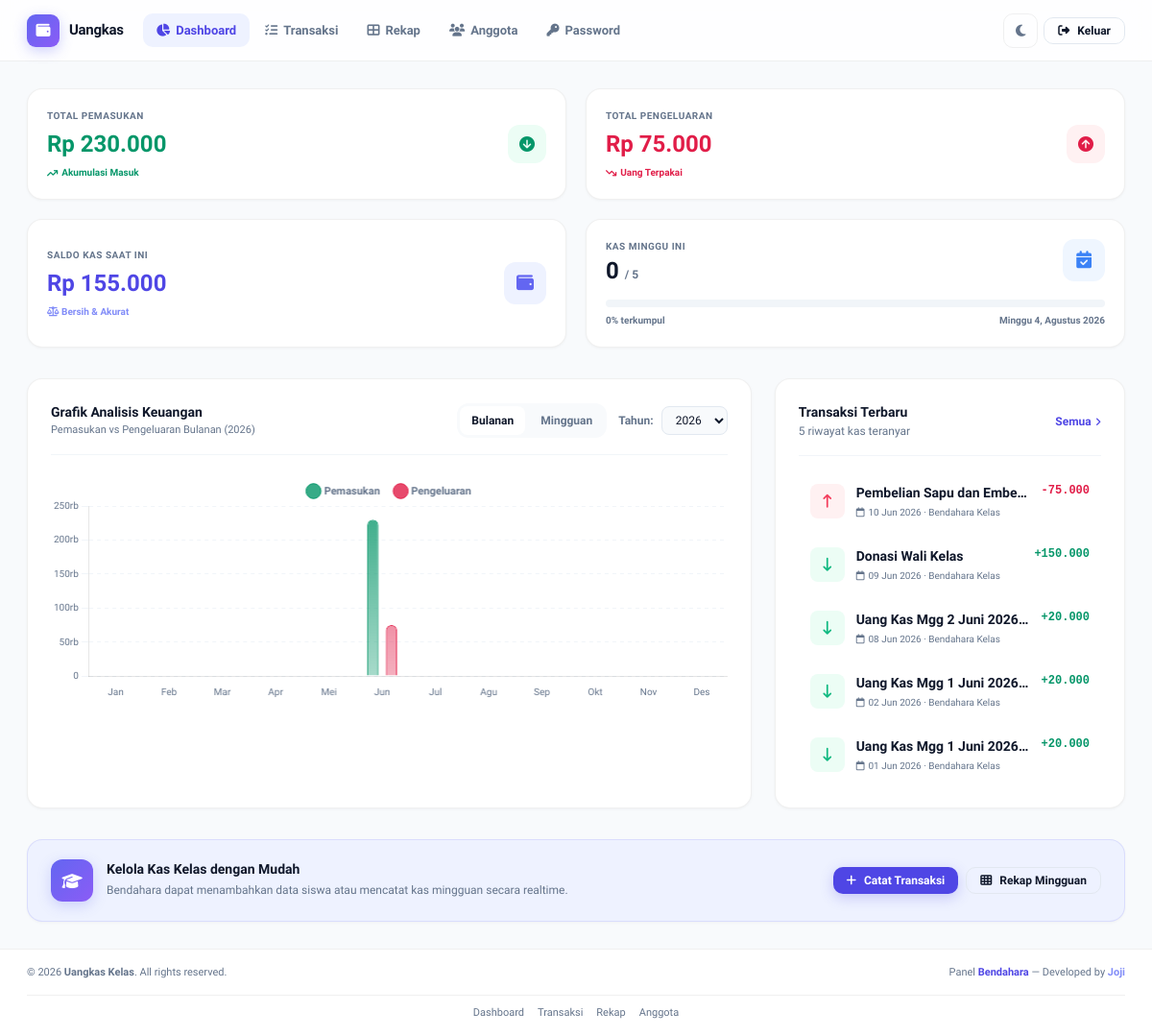
The page /dashboard.php (signed in) on the database as committed earlier.
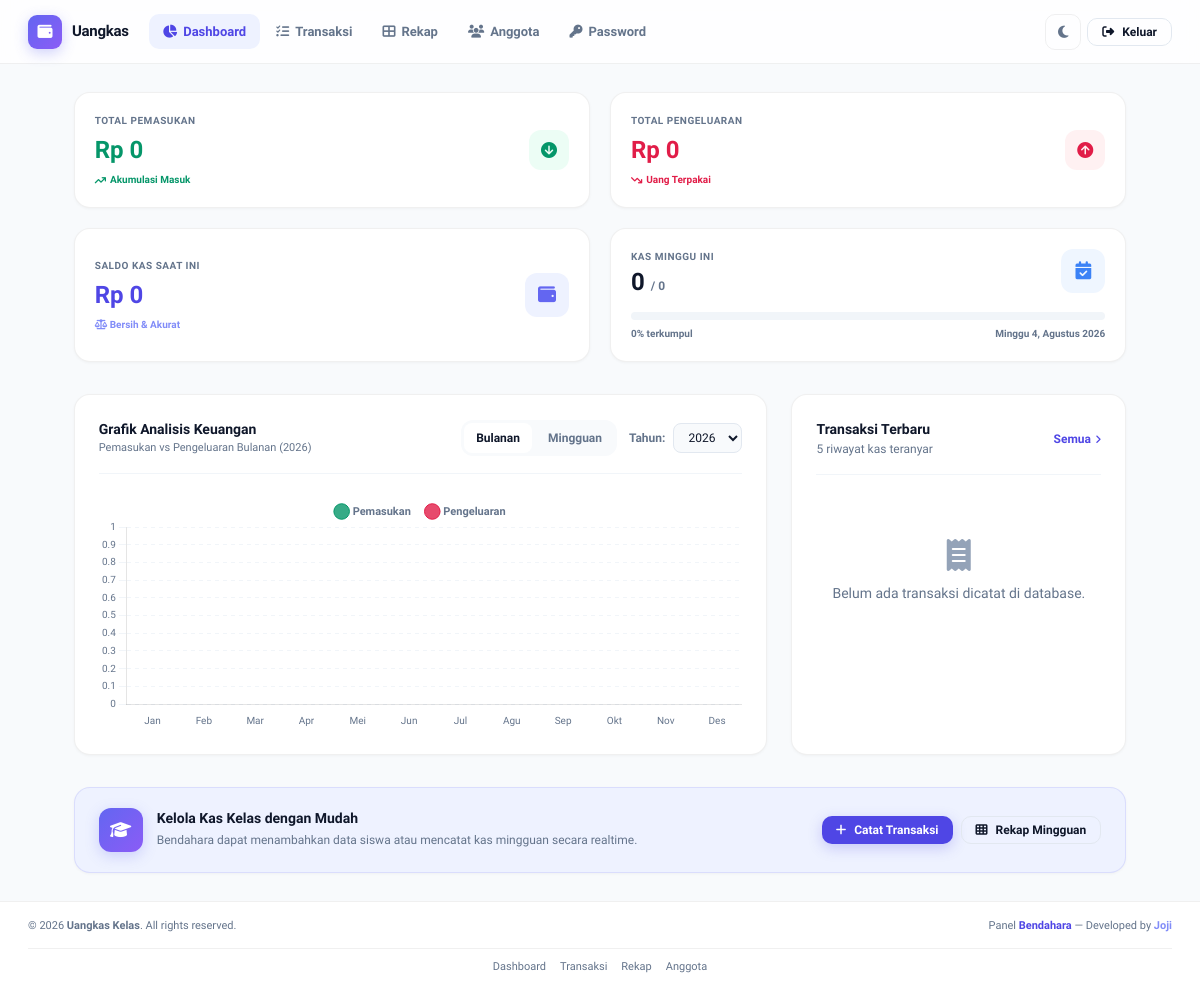
The same page on the database as committed later.
### tables this page shows
CREATE TABLE IF NOT EXISTS `transaksi` (
  `id` INT AUTO_INCREMENT PRIMARY KEY,
  `tanggal` DATE NOT NULL,
  `jenis` ENUM('pemasukan', 'pengeluaran') NOT NULL,
  `jumlah` DECIMAL(15, 2) NOT NULL,
  `keterangan` TEXT NOT NULL,
  `bukti` VARCHAR(255) NULL COMMENT 'Path file foto bukti transaksi',
  `anggota_id` INT NULL,
  `minggu` TINYINT NULL COMMENT 'Nomor minggu 1-5 untuk kas mingguan',
  `bulan` TINYINT NULL COMMENT 'Nomor bulan 1-12',
  `tahun` INT NULL COMMENT 'Tahun transaksi kas',
  `created_by` INT NOT NULL,
  `created_at` TIMESTAMP DEFAULT CURRENT_TIMESTAMP,
  INDEX `idx_transaksi_tanggal` (`tanggal`),
  INDEX `idx_transaksi_kas` (`jenis`, `bulan`, `tahun`, `minggu`),
  CONSTRAINT `fk_transaksi_anggota` FOREIGN KEY (`anggota_id`) REFERENCES `anggota`(`id`) ON DELETE SET NULL,
  CONSTRAINT `fk_transaksi_user` FOREIGN KEY (`created_by`) REFERENCES `users`(`id`) ON DELETE CASCADE
);

CREATE TABLE IF NOT EXISTS `users` (
  `id` INT AUTO_INCREMENT PRIMARY KEY,
  `username` VARCHAR(50) NOT NULL UNIQUE,
  `password` VARCHAR(255) NOT NULL,
  `nama` VARCHAR(100) NOT NULL,
  `role` ENUM('admin') NOT NULL DEFAULT 'admin',
  `created_at` TIMESTAMP DEFAULT CURRENT_TIMESTAMP
);

### config/helpers.php (called while the page is built, shortened)
<?php
if (!function_exists('format_rupiah')) {
    function format_rupiah($angka, $pakai_prefix = true) {
        $nominal = number_format((float)$angka, 0, ',', '.');
        return $pakai_prefix ? 'Rp ' . $nominal : $nominal;
    }
}
if (!function_exists('e')) {
    function e($string) {
        return htmlspecialchars((string)$string, ENT_QUOTES, 'UTF-8');
    }
}
if (!function_exists('get_ringkasan_kas')) {
    function get_ringkasan_kas($pdo) {
        try {
            $stmt = $pdo->query("
                SELECT
                    COALESCE(SUM(CASE WHEN jenis = 'pemasukan' THEN jumlah ELSE 0 END), 0) AS total_pemasukan,
                    COALESCE(SUM(CASE WHEN jenis = 'pengeluaran' THEN jumlah ELSE 0 END), 0) AS total_pengeluaran
                FROM transaksi
            ");
            $row = $stmt->fetch();
            $pemasukan = (float)($row['total_pemasukan'] ?? 0);
            $pengeluaran = (float)($row['total_pengeluaran'] ?? 0);
            $saldo = $pemasukan - $pengeluaran;
            $stmt_m = $pdo->query("SELECT COUNT(*) AS total FROM anggota");
            $total_anggota = (int)($stmt_m->fetch()['total'] ?? 0);
            return [
                'pemasukan'     => $pemasukan,
                'pengeluaran'   => $pengeluaran,
                'saldo'         => $saldo,
                'total_anggota' => $total_anggota
            ];
        } catch (PDOException $e) {
            return [
                'pemasukan'     => 0,
                'pengeluaran'   => 0,
                'saldo'         => 0,
                'total_anggota' => 0
            ];
        }
    }
}

### dashboard.php (the view, shortened to what the changed rows need)
<?php
require_once 'config/database.php';
require_once 'includes/header.php';
$current_w = (int)ceil(date('j') / 7);
$current_m = (int)date('n');
$current_y = (int)date('Y');
$ringkasan = get_ringkasan_kas($pdo);
$total_pemasukan = $ringkasan['pemasukan'];
$total_pengeluaran = $ringkasan['pengeluaran'];
$saldo_kas = $ringkasan['saldo'];
$total_anggota = $ringkasan['total_anggota'];
try {
    $stmt_paid_week = $pdo->prepare("
        SELECT COUNT(DISTINCT anggota_id)
        FROM transaksi
        WHERE jenis = 'pemasukan'
          AND anggota_id IS NOT NULL
          AND minggu = ?
          AND bulan = ?
          AND tahun = ?
    ");
    $stmt_paid_week->execute([$current_w, $current_m, $current_y]);
    $siswa_lunas_minggu_ini = (int)($stmt_paid_week->fetchColumn() ?? 0);
    $stmt_recent = $pdo->query("
        SELECT t.*, a.nama AS nama_anggota, u.nama AS nama_petugas
        FROM transaksi t
        LEFT JOIN anggota a ON t.anggota_id = a.id
        LEFT JOIN users u ON t.created_by = u.id
        ORDER BY t.tanggal DESC, t.id DESC
        LIMIT 5
    ");
    $recent_transactions = $stmt_recent->fetchAll();
} catch (PDOException $e) {
    echo "<div class='alert alert-error'>Terjadi kesalahan query database: " . e($e->getMessage()) . "</div>";
    $recent_transactions = [];
}
?>
<div class="grid grid-cols-1 sm:grid-cols-2 xl:grid-cols-4 gap-4 md:gap-5 mb-6 md:mb-8">
    <div class="card p-4 md:p-5 flex items-center justify-between card-hover">
        <div class="space-y-1 min-w-0">
            <span style="font-size:10px;font-weight:bold;color:var(--text-muted);text-transform:uppercase;letter-spacing:0.5px;display:block">Total Pemasukan</span>
            <h3 style="font-size:1.5rem;font-weight:bold;white-space:nowrap;overflow:hidden;text-overflow:ellipsis;color:var(--income)">
                <?= format_rupiah($total_pemasukan) ?>
            </h3>
            <span style="font-size:10px;color:var(--income);font-weight:600;display:flex;align-items:center;gap:4px">
                <i class="fa-solid fa-arrow-trend-up"></i> Akumulasi Masuk
            </span>
        </div>
    </div>
    <div class="card p-4 md:p-5 flex items-center justify-between card-hover">
        <div class="space-y-1 min-w-0">
            <span style="font-size:10px;font-weight:bold;color:var(--text-muted);text-transform:uppercase;letter-spacing:0.5px;display:block">Total Pengeluaran</span>
            <h3 style="font-size:1.5rem;font-weight:bold;white-space:nowrap;overflow:hidden;text-overflow:ellipsis;color:var(--expense)">
                <?= format_rupiah($total_pengeluaran) ?>
            </h3>
            <span style="font-size:10px;color:var(--expense);font-weight:600;display:flex;align-items:center;gap:4px">
                <i class="fa-solid fa-arrow-trend-down"></i> Uang Terpakai
            </span>
        </div>
    </div>
    <div class="card p-4 md:p-5 flex items-center justify-between card-hover">
        <div class="space-y-1 min-w-0">
            <span style="font-size:10px;font-weight:bold;color:var(--text-muted);text-transform:uppercase;letter-spacing:0.5px;display:block">Saldo Kas Saat Ini</span>
            <h3 style="font-size:1.5rem;font-weight:bold;white-space:nowrap;overflow:hidden;text-overflow:ellipsis;color:<?= $saldo_kas >= 0 ? 'var(--primary-600)' : 'var(--expense)' ?>">
                <?= format_rupiah($saldo_kas) ?>
            </h3>
            <span style="font-size:10px;font-weight:600;display:flex;align-items:center;gap:4px">
                <?php if ($saldo_kas < 0): ?>
                    <span style="color:var(--expense)"><i class="fa-solid fa-triangle-exclamation"></i> Saldo Defisit</span>
                <?php else: ?>
                    <span style="color:var(--primary-400)"><i class="fa-solid fa-scale-balanced"></i> Bersih & Akurat</span>
                <?php endif; ?>
            </span>
        </div>
    </div>
    <div class="card p-4 md:p-5 card-hover">
        <div class="flex items-start justify-between mb-3">
            <div class="min-w-0">
                <h3 style="font-size:1.5rem;font-weight:bold;color:var(--text)">
                    <?= $siswa_lunas_minggu_ini ?> <span style="font-size:12px;font-weight:600;color:var(--text-muted)">/ <?= $total_anggota ?></span>
                </h3>
            </div>
        </div>
    </div>
</div>
<div class="grid grid-cols-1 lg:grid-cols-3 gap-4 md:gap-6 mb-6 md:mb-8">
    <div class="lg:col-span-2 card p-4 md:p-6 flex flex-col">
        <div id="chartBulanContainer" class="relative w-full" style="height:240px;min-height:240px">
            <canvas id="financialChart"></canvas>
        </div>
    </div>
    <div class="card p-4 md:p-6 flex flex-col">
        <div class="flex-grow space-y-1 overflow-y-auto">
            <?php if (empty($recent_transactions)): ?>
                <div style="text-align:center;padding:48px 16px;color:var(--text-muted);font-size:14px">
                    <i class="fa-solid fa-receipt" style="font-size:32px;margin-bottom:12px;display:block;color:var(--text-dim)"></i>
                    Belum ada transaksi dicatat di database.
                </div>
            <?php else: ?>
                <?php foreach ($recent_transactions as $trans): ?>
                    <div class="flex items-start justify-between gap-3 p-3 rounded-xl transition duration-150" style="transition:0.15s" onmouseenter="this.style.background='var(--tab-hover)'" onmouseleave="this.style.background=''">
                        <div class="flex items-center gap-3 min-w-0">
                            <div class="w-9 h-9 rounded-lg flex items-center justify-center text-sm flex-shrink-0 <?= $trans['jenis'] === 'pemasukan' ? 'bg-emerald-50 text-emerald-500' : 'bg-rose-50 text-rose-500' ?>">
                                <i class="fa-solid <?= $trans['jenis'] === 'pemasukan' ? 'fa-arrow-down-long' : 'fa-arrow-up-long' ?>"></i>
                            </div>
                            <div class="min-w-0">
                                <span style="display:block;font-size:14px;font-weight:600;color:var(--text);white-space:nowrap;overflow:hidden;text-overflow:ellipsis" title="<?= e($trans['keterangan']) ?>">
                                    <?= e($trans['keterangan']) ?>
                                </span>
                                <span style="display:block;font-size:10px;color:var(--text-muted);margin-top:2px">
                                    <i class="fa-regular fa-calendar mr-1"></i><?= date('d M Y', strtotime($trans['tanggal'])) ?>
                                    &middot; <?= e($trans['nama_petugas'] ?? 'Sistem') ?>
                                </span>
                            </div>
                        </div>
                        <div class="text-right flex-shrink-0 font-mono">
                            <span class="block text-xs font-bold <?= $trans['jenis'] === 'pemasukan' ? 'text-emerald-600' : 'text-rose-600' ?>">
                                <?= $trans['jenis'] === 'pemasukan' ? '+' : '-' ?><?= number_format($trans['jumlah'], 0, ',', '.') ?>
                            </span>
                        </div>
                    </div>
                <?php endforeach; ?>
            <?php endif; ?>
        </div>
    </div>
</div>
<?php require_once 'includes/footer.php'; ?>

Rows that differ between the two databases and show on the page:
removed transaksi: keterangan "Pembelian Sapu dan Embe…", tanggal "10 Jun 2026", created_by.nama "Bendahara Kelas", jumlah "75.000", jenis "pengeluaran" (drawn)
removed transaksi: keterangan "Donasi Wali Kelas", tanggal "09 Jun 2026", created_by.nama "Bendahara Kelas", jumlah "150.000"
removed transaksi: keterangan "Uang Kas Mgg 2 Juni 2026…", tanggal "08 Jun 2026", created_by.nama "Bendahara Kelas", jumlah "20.000"
removed transaksi: keterangan "Uang Kas Mgg 1 Juni 2026…", tanggal "02 Jun 2026", created_by.nama "Bendahara Kelas", jumlah "20.000"
removed transaksi: keterangan "Uang Kas Mgg 1 Juni 2026…", tanggal "01 Jun 2026", created_by.nama "Bendahara Kelas", jumlah "20.000"
Other text that changed with them:
format_rupiah($total_pemasukan): "Rp 230.000" → "Rp 0"
format_rupiah($total_pengeluaran): "Rp 75.000" → "Rp 0"
format_rupiah($saldo_kas): "Rp 155.000" → "Rp 0"
$total_anggota: "5" → "0"
chart data {{ json_encode(array_values($monthly_income)) }}: [0,0,0,0,0,230000,0,0,0,0,0,0] → [0,0,0,0,0,0,0,0,0,0,0,0]
chart data {{ json_encode(array_values($monthly_expense)) }}: [0,0,0,0,0,75000,0,0,0,0,0,0] → [0,0,0,0,0,0,0,0,0,0,0,0]
text now shown: "Belum ada transaksi dicatat di database."
